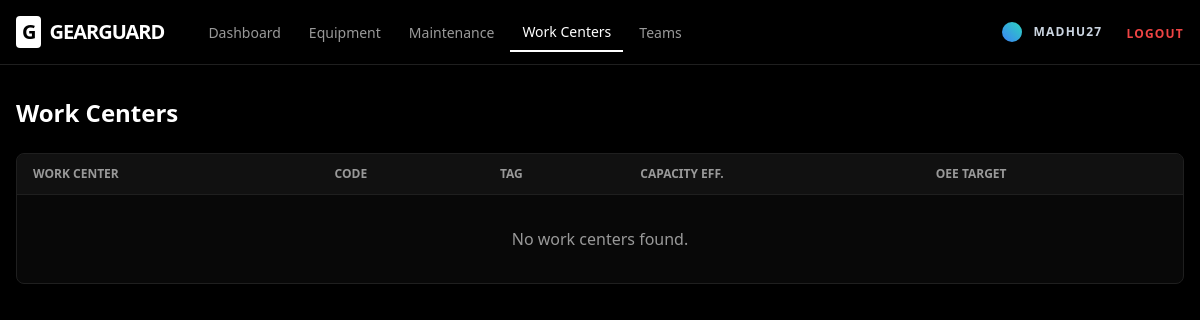
Page /teams/workcenters/ (signed in) on the earlier database version.
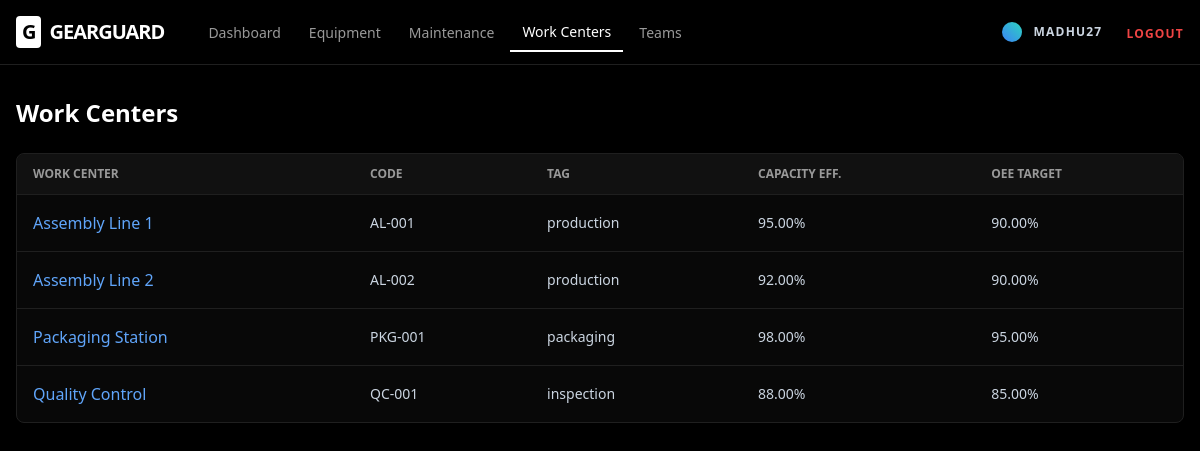
Same page on the later database version.
### teams/models.py (models this page shows, shortened)
class WorkCenter(models.Model):
    name = models.CharField(max_length=200)
    code = models.CharField(max_length=50, unique=True, null=True, blank=True)
    tag = models.CharField(max_length=100, blank=True)
    cost_per_hour = models.DecimalField(max_digits=10, decimal_places=2, default=0.00)
    capacity_efficiency = models.DecimalField(max_digits=5, decimal_places=2, default=100.00)
    oee_target = models.DecimalField(max_digits=5, decimal_places=2, default=90.00)

### teams/views.py (the view)
# urls.py: path('workcenters/', views.workcenter_list, name='workcenter_list'),
@login_required
def workcenter_list(request):
    items = WorkCenter.objects.all()
    return render(request, 'teams/workcenter_list.html', {'workcenters': items})

### templates/teams/workcenter_list.html
{% extends "base.html" %}
{% block content %}
<div class="flex justify-between items-center mb-6">
  <h2 class="text-2xl font-bold text-white">Work Centers</h2>
</div>
<div class="bg-card border border-border rounded-lg overflow-hidden">
  <table class="w-full text-left">
    <thead class="bg-muted/50 border-b border-border">
      <tr>
        <th class="px-4 py-3 text-xs font-bold uppercase text-muted-foreground">Work Center</th>
        <th class="px-4 py-3 text-xs font-bold uppercase text-muted-foreground">Code</th>
        <th class="px-4 py-3 text-xs font-bold uppercase text-muted-foreground">Tag</th>
        <th class="px-4 py-3 text-xs font-bold uppercase text-muted-foreground">Capacity Eff.</th>
        <th class="px-4 py-3 text-xs font-bold uppercase text-muted-foreground">OEE Target</th>
      </tr>
    </thead>
    <tbody class="divide-y divide-border">
      {% for wc in workcenters %}
      <tr class="hover:bg-accent/50 transition-colors">
        <td class="px-4 py-4">
          <a href="{% url 'teams:workcenter_detail' wc.pk %}" class="font-medium text-blue-400 hover:text-blue-300">
            {{ wc.name }}
          </a>
        </td>
        <td class="px-4 py-4 text-sm text-slate-300">
          {{ wc.code|default:"-" }}
        </td>
        <td class="px-4 py-4 text-sm text-slate-300">
          {{ wc.tag|default:"-" }}
        </td>
        <td class="px-4 py-4 text-sm text-slate-300">
          {{ wc.capacity_efficiency }}%
        </td>
        <td class="px-4 py-4 text-sm text-slate-300">
          {{ wc.oee_target }}%
        </td>
      </tr>
      {% empty %}
      <tr>
        <td colspan="5" class="px-4 py-8 text-center text-muted-foreground">
          No work centers found.
        </td>
      </tr>
      {% endfor %}
    </tbody>
  </table>
</div>
{% endblock %}

Differences in the rows shown:
added WorkCenter: name "Assembly Line 1", code "AL-001", tag "production", capacity_efficiency "95.00", oee_target "90.00"
added WorkCenter: name "Assembly Line 2", code "AL-002", tag "production", capacity_efficiency "92.00", oee_target "90.00"
added WorkCenter: name "Packaging Station", code "PKG-001", tag "packaging", capacity_efficiency "98.00", oee_target "95.00"
added WorkCenter: name "Quality Control", code "QC-001", tag "inspection", capacity_efficiency "88.00", oee_target "85.00"
Other differences:
text no longer shown: "No work centers found."
